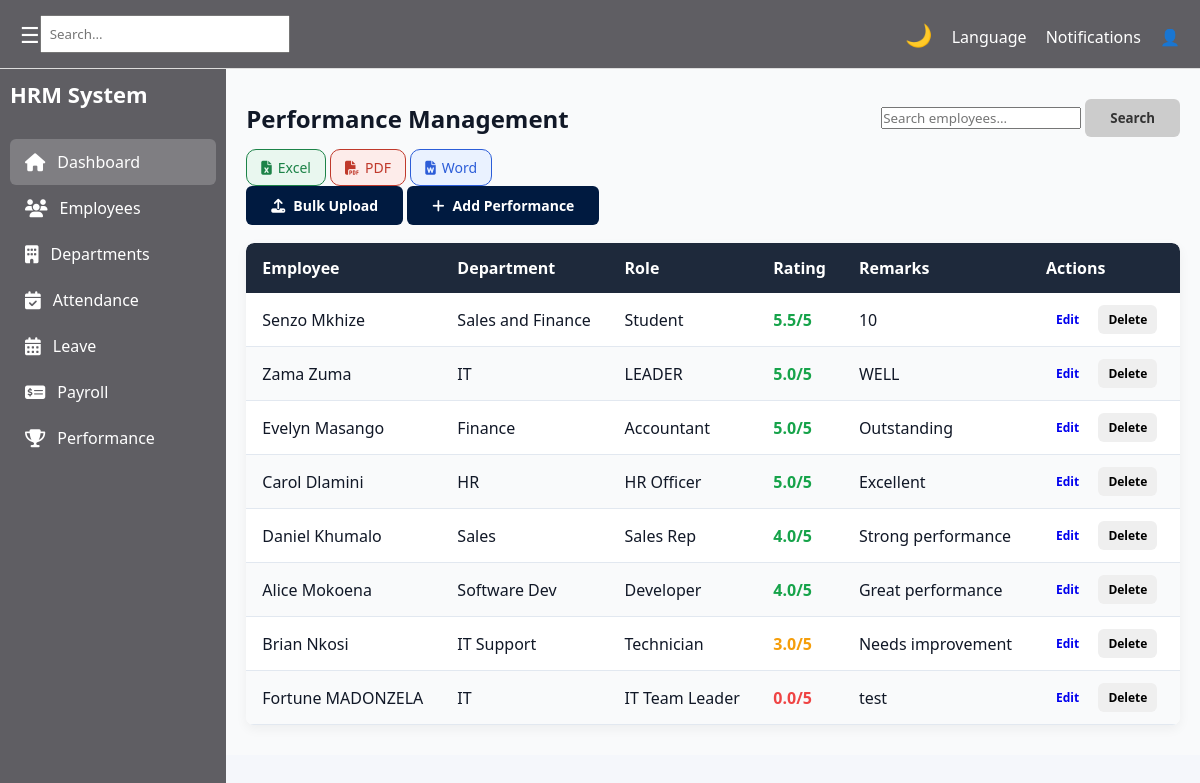
Before: /hr/performance/ with the older database file.
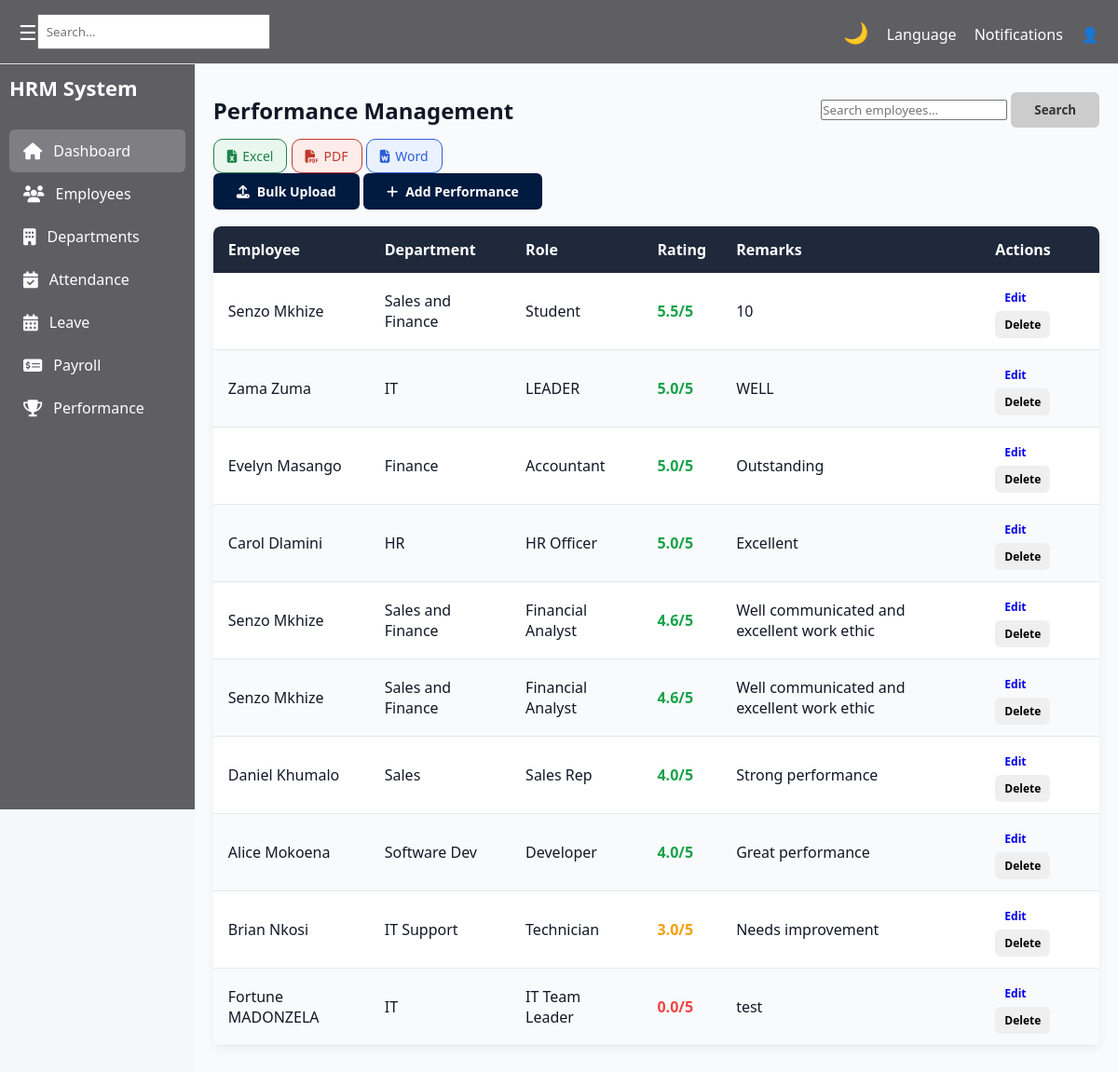
After: the same page with the newer database file.
### hr/models.py (models this page shows, shortened)
class Performance(models.Model):
    employee = models.ForeignKey(Employee, on_delete=models.CASCADE)
    department = models.ForeignKey(Department, on_delete=models.CASCADE)
    role = models.CharField(max_length=100)
    rating = models.DecimalField(max_digits=2, decimal_places=1)
    remarks = models.TextField()
    created_at = models.DateTimeField(auto_now_add=True)

class Employee(models.Model):
    user = models.OneToOneField(User, on_delete=models.CASCADE)
    department = models.ForeignKey(Department, on_delete=models.CASCADE)
    first_name = models.CharField(max_length=50)
    last_name = models.CharField(max_length=50)
    email = models.EmailField(unique=True)
    role = models.ForeignKey(Role, on_delete=models.CASCADE)
    date_joined = models.DateField(auto_now_add=True)
    profile_picture = models.ImageField(upload_to='employee_profiles/', blank=True, null=True) #media/employee_profiles/
    contract_copy = models.FileField(upload_to='employee_contracts/', blank=True, null=True) #media/employee_contracts/

class Department(models.Model):
    name = models.CharField(max_length=100)
    description = models.TextField(blank=True)

### hr/views.py (the view)
# urls.py: path('performance/', views.performance_list, name='performance'),
def performance_list(request):
    search_query = request.GET.get('search', '')
    performance_qs = Performance.objects.select_related(
        'employee',
        'department'
    ).order_by('-rating', '-id')
    if search_query:
        performance_qs = performance_qs.filter(
            Q(employee__first_name__icontains=search_query) |
            Q(employee__last_name__icontains=search_query)
        )
    paginator = Paginator(performance_qs, 10)
    page_number = request.GET.get('page')
    performances = paginator.get_page(page_number)
    return render(request, 'hr/pages/performance.html', {
        'performances': performances,
        'search_query': search_query
    })

### hr/templates/hr/pages/performance.html (shortened to what this page needs)
{% extends 'hr/base/base.html' %}
{% load static %}
{% block content %}
<section class="content">
    <div class="page-header">
        <h2>Performance Management</h2>
        <form method="GET" class="search-form mb-3 d-flex justify-content-end gap-2">
            <input type="text" name="search" placeholder="Search employees..." value="{{ search_query }}"
                class="form-control" style="max-width:200px;" />
            <button type="submit" class="btn btn-secondary">Search</button>
        </form>
        <div class="d-flex justify-content-between align-items-center mb-3">
            <div class="d-flex gap-2">
                <a href="{% url 'export_performance' 'excel' %}" class="export-btn excel-btn">
                    <i class="fas fa-file-excel"></i> Excel
                </a>
                <a href="{% url 'export_performance' 'pdf' %}" class="export-btn pdf-btn">
                    <i class="fas fa-file-pdf"></i> PDF
                </a>
                <a href="{% url 'export_performance' 'word' %}" class="export-btn word-btn">
                    <i class="fas fa-file-word"></i> Word
                </a>
            </div>
            <div class="d-flex gap-2">
                <a href="{% url 'bulk_upload_performance' %}" class="btn btn-success">
                    <i class="fas fa-upload"></i> Bulk Upload
                </a>
                <a href="{% url 'add_performance' %}" class="btn btn-primary">
                    <i class="fas fa-plus"></i> Add Performance
                </a>
            </div>
        </div>
    </div>
    <table class="performance-table">
        <thead>
            <tr>
                <th>Employee</th>
                <th>Department</th>
                <th>Role</th>
                <th>Rating</th>
                <th>Remarks</th>
                <th>Actions</th>
            </tr>
        </thead>
        <tbody>
            {% for performance in performances %}
            <tr>
                <td>{{ performance.employee.first_name }} {{ performance.employee.last_name }}</td>
                <td>{{ performance.department.name }}</td>
                <td>{{ performance.role }}</td>
                <td class="rating {% if performance.rating < 3 %}low{% elif performance.rating < 4 %}medium{% endif %}">
                    {{ performance.rating }}/5
                </td>
                <td class="remarks">{{ performance.remarks }}</td>
                <td>
                    <a href="{% url 'edit_performance' performance.id %}" class="btn btn-warning btn-sm">Edit</a>
                    <form action="{% url 'delete_performance' performance.id %}" method="POST" style="display:inline;">
                        <button type="submit" class="btn btn-danger btn-sm" onclick="return confirm('Are you sure?');">
                            Delete
                        </button>
                    </form>
                </td>
            </tr>
            {% empty %}
            <tr>
                <td colspan="6">No performance records found.</td>
            </tr>
            {% endfor %}
        </tbody>
    </table>
</section>
{% endblock %}

Changed rows visible on the page:
added Performance: employee.first_name "Senzo", employee.last_name "Mkhize", department.name "Sales and Finance", role "Financial Analyst", rating "4.6", remarks "Well communicated and excellent work ethic"
added Performance: employee.first_name "Senzo", employee.last_name "Mkhize", department.name "Sales and Finance", role "Financial Analyst", rating "4.6", remarks "Well communicated and excellent work ethic"
